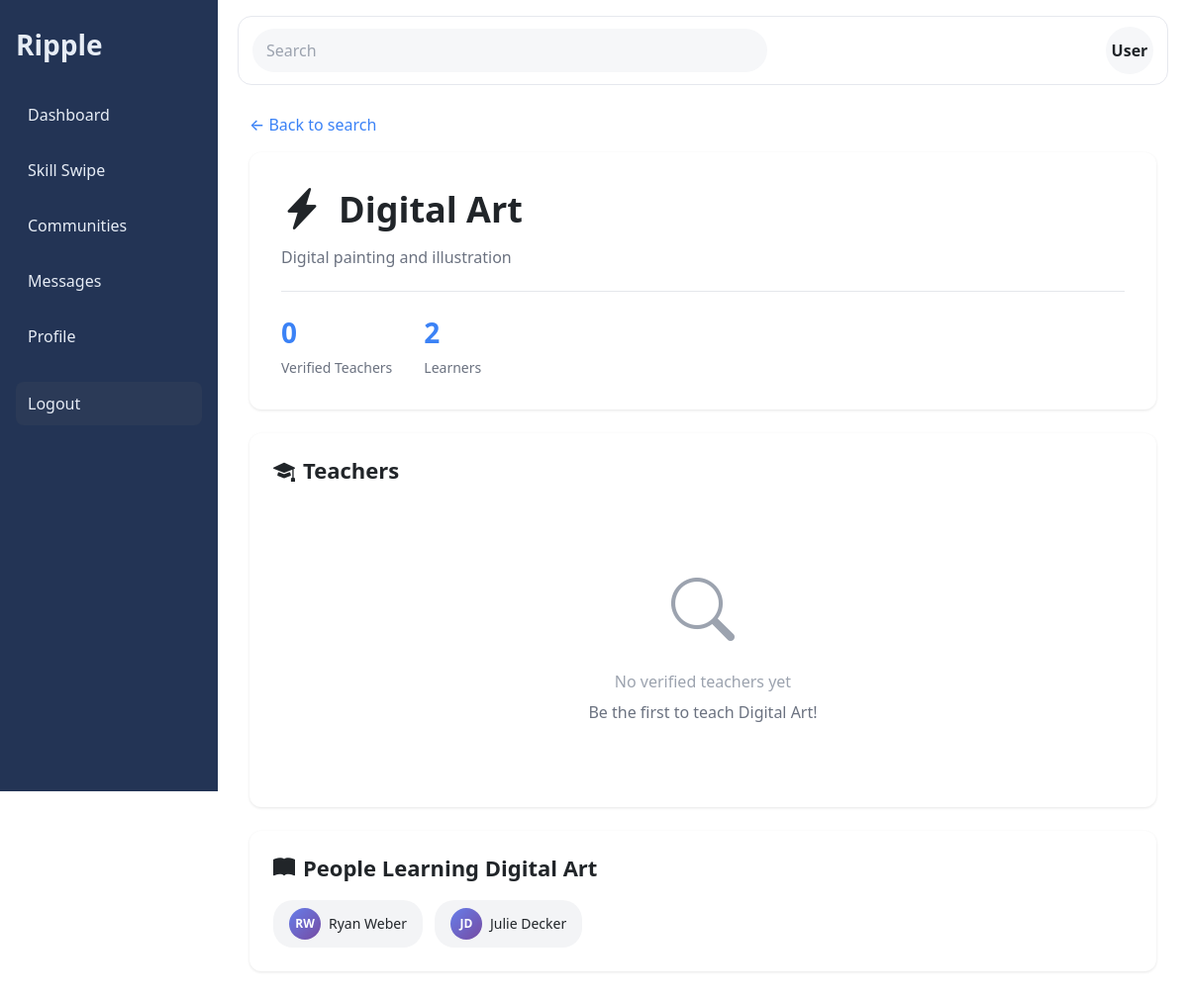
/skill/83/, run on an earlier commit of the app's database.
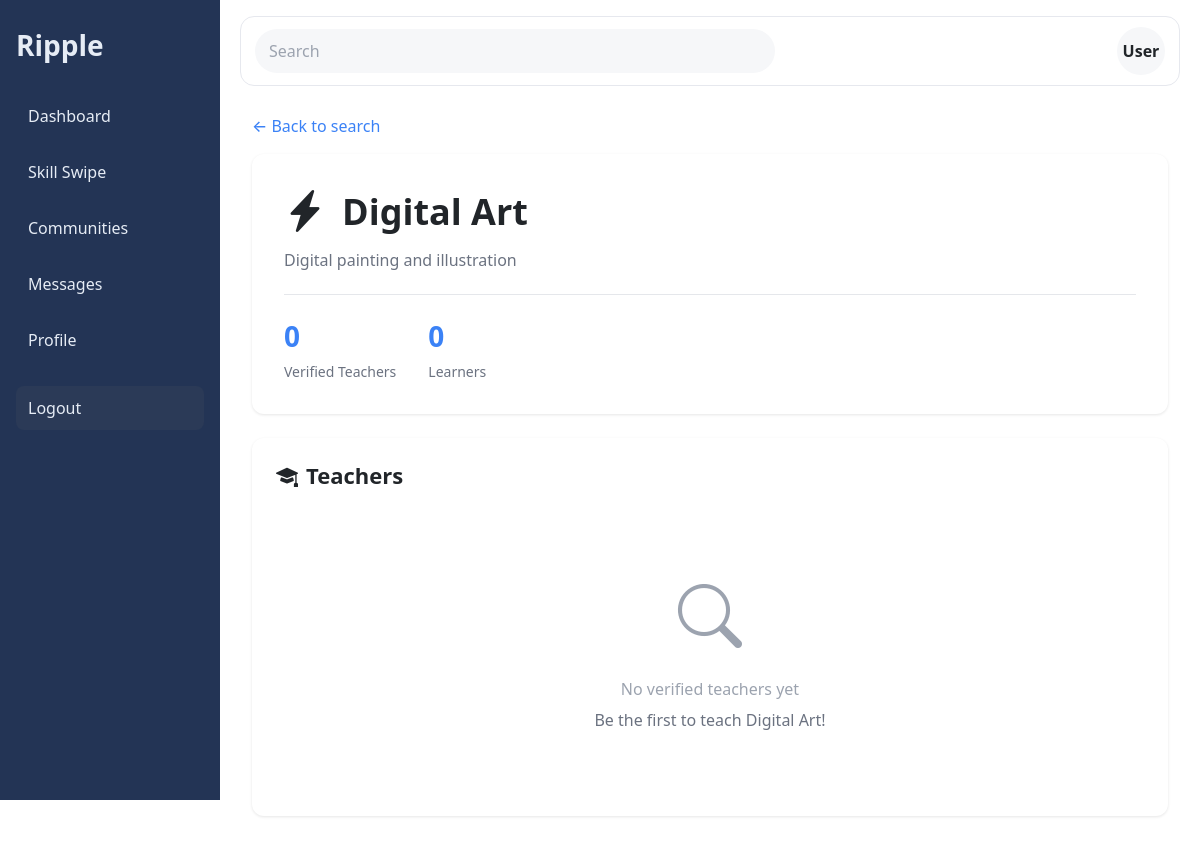
And on a later commit of the database.
### skills/models.py (models this page shows, shortened)
class Skill(models.Model):
    name = models.CharField(max_length=120, unique=True)
    description = models.TextField(blank=True)

class UserSkill(models.Model):
    BEGINNER = 'beginner'
    INTERMEDIATE = 'intermediate'
    ADVANCED = 'advanced'
    EXPERT = 'expert'
    LEVEL_CHOICES = [
        (BEGINNER, 'Beginner'),
        (INTERMEDIATE, 'Intermediate'),
        (ADVANCED, 'Advanced'),
        (EXPERT, 'Expert'),
    ]
    UNVERIFIED = 'unverified'
    PENDING = 'pending'
    VERIFIED = 'verified'
    REJECTED = 'rejected'
    VERIFICATION_CHOICES = [
        (UNVERIFIED, 'Unverified'),
        (PENDING, 'Pending Review'),
        (VERIFIED, 'Verified'),
        (REJECTED, 'Rejected'),
    ]
    user = models.ForeignKey(settings.AUTH_USER_MODEL, on_delete=models.CASCADE, related_name='user_skills')
    skill = models.ForeignKey(Skill, on_delete=models.CASCADE)
    level = models.CharField(max_length=20, choices=LEVEL_CHOICES)
    can_teach = models.BooleanField(default=False)
    wants_to_learn = models.BooleanField(default=False)
    verification_status = models.CharField(max_length=20, choices=VERIFICATION_CHOICES, default=UNVERIFIED)
    verification_message = models.TextField(blank=True, help_text="Message from admin about verification status")
    created_at = models.DateTimeField(auto_now_add=True, null=True, blank=True)
    updated_at = models.DateTimeField(auto_now=True, null=True, blank=True)
    class Meta:
        unique_together = ('user', 'skill')

### core/views.py (the view)
# urls.py: path('skill/<int:skill_id>/', views.skill_detail, name='skill_detail'),
def skill_detail(request, skill_id):
    from django.contrib.auth.models import User
    skill = get_object_or_404(Skill, id=skill_id)
    teachers = UserSkill.objects.filter(
        skill=skill,
        can_teach=True,
        verification_status='verified'
    ).select_related('user', 'user__profile').order_by('-level')
    learners = UserSkill.objects.filter(
        skill=skill,
        wants_to_learn=True
    ).select_related('user', 'user__profile')[:10]
    context = {
        'skill': skill,
        'teachers': teachers,
        'learners': learners,
        'teachers_count': teachers.count(),
        'learners_count': learners.count(),
    }
    return render(request, 'core/skill_detail.html', context)

### core/templates/core/skill_detail.html (shortened to what this page needs)
{% extends 'base.html' %}
{% block content %}
<div class="skill-detail-container">
    <a href="{% url 'core:search' %}?q={{ skill.name }}" class="back-link">
        ← Back to search
    </a>
    <div class="skill-header">
        <h1 class="skill-title">
            <span class="skill-icon"><i class="bi bi-lightning-charge-fill"></i></span>
            {{ skill.name }}
        </h1>
        {% if skill.description %}
        <p class="skill-description">{{ skill.description }}</p>
        {% endif %}
        <div class="skill-stats">
            <div class="stat">
                <div class="stat-value">{{ teachers_count }}</div>
                <div class="stat-label">Verified Teacher{{ teachers_count|pluralize }}</div>
            </div>
            <div class="stat">
                <div class="stat-value">{{ learners_count }}</div>
                <div class="stat-label">Learner{{ learners_count|pluralize }}</div>
            </div>
        </div>
    </div>
    <div class="section">
        <h2 class="section-header">
            <i class="bi bi-mortarboard-fill"></i> Teachers
        </h2>
        {% if teachers %}
        <div class="teachers-grid">
            {% for user_skill in teachers %}
            <a href="{% url 'users:view_profile' user_skill.user.username %}" class="teacher-card">
                <div class="teacher-header">
                    <div class="teacher-avatar">
                        {{ user_skill.user.first_name|first|upper }}{{ user_skill.user.last_name|first|upper }}
                    </div>
                    <div class="teacher-info">
                        <div class="teacher-name">
                            {{ user_skill.user.first_name }} {{ user_skill.user.last_name }}
                        </div>
                        <div class="teacher-username">@{{ user_skill.user.username }}</div>
                    </div>
                </div>
                {% if user_skill.user.profile.bio %}
                <div class="teacher-bio">
                    {{ user_skill.user.profile.bio }}
                </div>
                {% endif %}
                <div class="teacher-meta">
                    <div>
                        <span class="proficiency-badge proficiency-{{ user_skill.level }}">
                            {{ user_skill.get_level_display }}
                        </span>
                        {% if user_skill.verification_status == 'verified' %}
                        <span class="verified-badge"><i class="bi bi-patch-check-fill"></i> Verified</span>
                        {% endif %}
                    </div>
                    {% if user_skill.user.profile.location %}
                    <div class="teacher-location">
                        <i class="bi bi-geo-alt-fill"></i> {{ user_skill.user.profile.location }}
                    </div>
                    {% endif %}
                </div>
            </a>
            {% endfor %}
        </div>
        {% else %}
        <div class="empty-state">
            <div class="empty-icon"><i class="bi bi-search"></i></div>
            <h3>No verified teachers yet</h3>
            <p style="color: #6b7280; margin-top: 8px;">
                Be the first to teach {{ skill.name }}!
            </p>
        </div>
        {% endif %}
    </div>
    {% if learners %}
    <div class="section">
        <h2 class="section-header">
            <i class="bi bi-book-fill"></i> People Learning {{ skill.name }}
        </h2>
        <div class="learners-list">
            {% for user_skill in learners %}
            <a href="{% url 'users:view_profile' user_skill.user.username %}" class="learner-chip">
                <div class="learner-avatar-small">
                    {{ user_skill.user.first_name|first|upper }}{{ user_skill.user.last_name|first|upper }}
                </div>
                <div class="learner-name">
                    {{ user_skill.user.first_name }} {{ user_skill.user.last_name }}
                </div>
            </a>
            {% endfor %}
        </div>
    </div>
    {% endif %}
</div>
{% endblock %}

### templates/base.html (shortened to what this page needs)
{% load static %}
<!DOCTYPE html>
<html lang="en">
<head>
    <link rel="stylesheet" href="{% static 'css/main.css' %}">
    <link href="https://cdn.jsdelivr.net/npm/bootstrap@5.3.3/dist/css/bootstrap.min.css" rel="stylesheet">
    <link rel="stylesheet" href="https://cdn.jsdelivr.net/npm/bootstrap-icons@1.11.3/font/bootstrap-icons.min.css">
    <script src="https://cdn.tailwindcss.com"></script>
</head>
<body>
    <div class="layout">
        <aside class="sidebar" style="position: sticky; top: 0; height: 100dvh; overflow: auto;">
            <div class="brand">Ripple</div>
            <nav class="nav">
                <a class="nav-item" href="{% url 'core:home' %}">Dashboard</a>
                <a class="nav-item" href="{% url 'core:swipe' %}">Skill Swipe</a>
                <a class="nav-item" href="{% url 'communities:communities' %}">Communities</a>
                <a class="nav-item" href="{% url 'chat:messages' %}">Messages</a>
                <a class="nav-item" href="{% url 'users:profile' %}">Profile</a>
                <a class="nav-item" href="{% url 'users:logout' %}" style="margin-top:auto;background:#2b3a57;color:#e6ecf5">Logout</a>
            </nav>
        </aside>
        <main class="content">
            <header class="topbar">
                <form class="search" action="{% url 'core:search' %}" method="get">
                    <input type="text" name="q" placeholder="Search" value="{{ request.GET.q }}"/>
                </form>
                <div class="user-pill">User</div>
            </header>
            <section class="page-body">
                {% block content %}{% endblock %}
            </section>
        </main>
    </div>
    </body>
    </html>

### static/css/main.css (style rules this page uses)
:root { --bg:#f6f7f9;--card:#f0f1f3;--sidebar:#233455;--sidebarText:#e6ecf5;--text:#121417;--muted:#8b93a1;--brand:#4a67ff }
* { box-sizing:border-box }
html,body { margin:0;padding:0;font-family:Inter,system-ui,-apple-system,Segoe UI,Roboto,Arial,sans-serif;color:var(--text);background:var(--bg) }
.layout { display:flex;min-height:100dvh }
.sidebar { width:220px;background:var(--sidebar);color:var(--sidebarText);padding:24px 16px;display:flex;flex-direction:column;gap:28px }
.brand { font-weight:700;font-size:28px }
.nav { display:flex;flex-direction:column;gap:12px }
.nav-item { color:var(--sidebarText);text-decoration:none;padding:10px 12px;border-radius:8px }
.content { flex:1;padding:16px 20px }
.topbar { display:flex;align-items:center;justify-content:space-between;background:#fff;border:1px solid #e6e8ee;border-radius:14px;padding:10px 14px;margin-bottom:16px }
.search input { width:520px;max-width:60vw;border:0;outline:0;background:var(--bg);padding:10px 14px;border-radius:999px }
.user-pill { width:48px;height:48px;border-radius:999px;background:var(--bg);display:flex;align-items:center;justify-content:center;font-weight:600 }
.page-body { padding:12px }

### core/templates/core/skill_detail.html (style rules this page uses)
.skill-detail-container { max-width: 1200px; margin: 0 auto; }
.skill-header { background: white; border-radius: 12px; padding: 32px; margin-bottom: 24px; box-shadow: 0 1px 3px rgba(0,0,0,0.1); }
.skill-title { font-size: 36px; font-weight: 700; margin-bottom: 12px; display: flex; align-items: center; gap: 16px; }
.skill-icon { font-size: 42px; }
.skill-description { font-size: 16px; color: #6b7280; line-height: 1.6; margin-bottom: 20px; }
.skill-stats { display: flex; gap: 32px; padding-top: 20px; border-top: 1px solid #e5e7eb; }
.stat { display: flex; flex-direction: column; }
.stat-value { font-size: 28px; font-weight: 700; color: #3b82f6; }
.stat-label { font-size: 14px; color: #6b7280; margin-top: 4px; }
.back-link { display: inline-flex; align-items: center; gap: 6px; color: #3b82f6; text-decoration: none; margin-bottom: 16px; font-weight: 500; }
.section { background: white; border-radius: 12px; padding: 24px; margin-bottom: 24px; box-shadow: 0 1px 3px rgba(0,0,0,0.1); }
.section-header { font-size: 22px; font-weight: 700; margin-bottom: 20px; display: flex; align-items: center; gap: 8px; }
.empty-state { text-align: center; padding: 60px 20px; color: #9ca3af; }
.empty-icon { font-size: 64px; margin-bottom: 16px; }

What changed in the data, as far as the page shows it:
removed UserSkill: user.first_name|first "R", user.last_name|first "W", user.first_name "Ryan", user.last_name "Weber"
removed UserSkill: user.first_name|first "J", user.last_name|first "D", user.first_name "Julie", user.last_name "Decker"
shown differently, row unchanged: Skill "Digital Art": name "Digital Art" → (not shown)
Also different on the page:
{{ learners_count }}: "2" → "0"
text no longer shown: "People Learning"
